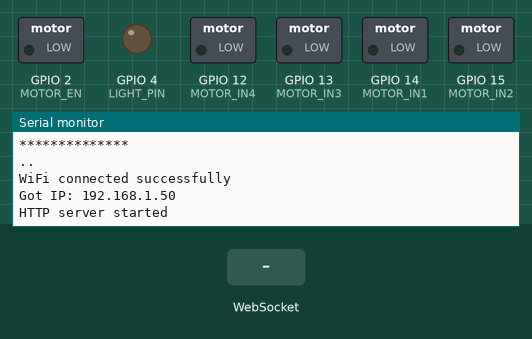
This sketch was run on a simulated ESP32. Parts: switched loads named in the sketch (green lamp = pin HIGH), output pins drawn as LEDs (lit = HIGH), the last lines printed to the serial monitor. The inputs (shaded band) are chosen by the test bench. WiFi joins after 1.5 s; servers stay silent unless stated.

Above: at 3.2 s.
3.3 s: WebSocket text "MoveCar" received
At 3.8 s:
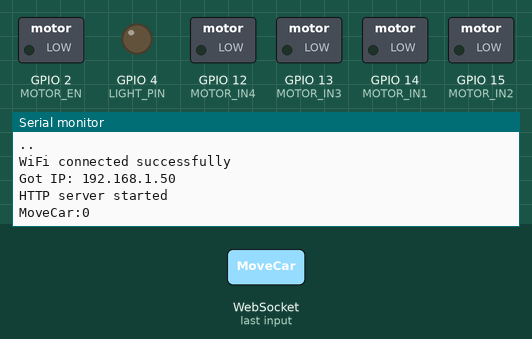
4.8 s: WebSocket text "Speed" received
At 6.0 s:
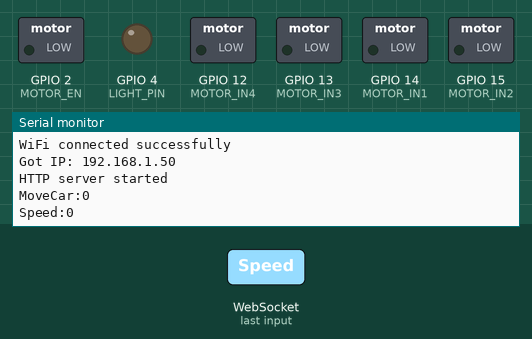
6.3 s: WebSocket text "Light" received
At 7.3 s:
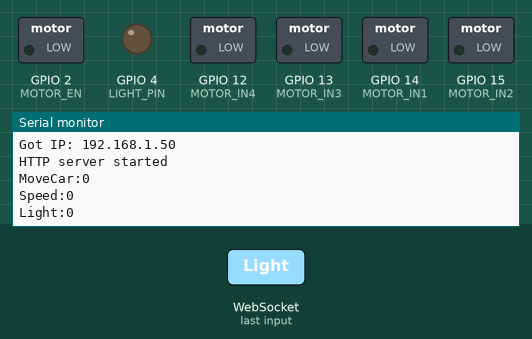

Measured:
- after the input at 3.3 s, the serial monitor: prints a new line at once (image 1)
- after the input at 4.8 s, the serial monitor: prints a new line at once (image 2)
- after the input at 6.3 s, the serial monitor: prints a new line at once (image 3)

The sketch:

esp32-cam-robot-control-webserver.ino
```cpp
#include <Arduino.h>
#include <WiFi.h>
#include <WebServer.h>
#include <WiFiClient.h>
#include <WebSocketsServer.h>
#include "esp_camera.h"
#include <iostream>
#include <sstream>
#include "esp_http_server.h"

#define MOTOR_IN1    14
#define MOTOR_IN2    15
#define MOTOR_IN3    13
#define MOTOR_IN4    12
#define MOTOR_EN     2

#define LIGHT_PIN 4

#define UP 1
#define DOWN 2
#define LEFT 3
#define RIGHT 4
#define STOP 0

#define RIGHT_MOTOR 0
#define LEFT_MOTOR 1

#define FORWARD 1
#define BACKWARD -1

// SSID & Password
const char* ssid = "**************";
const char* password = "*************";

WebServer server(80);  // Object of WebServer(HTTP port, 80 is default)
WebSocketsServer webSocketCarInput = WebSocketsServer(81);

const int PWMFreq = 1000; /* 1 KHz */
const int PWMResolution = 8;
const int PWMSpeedChannel = 2;
const int PWMLightChannel = 3;

int speed = 0;

#define PWDN_GPIO_NUM     32
#define RESET_GPIO_NUM    -1
#define XCLK_GPIO_NUM      0
#define SIOD_GPIO_NUM     26
#define SIOC_GPIO_NUM     27
#define Y9_GPIO_NUM       35
#define Y8_GPIO_NUM       34
#define Y7_GPIO_NUM       39
#define Y6_GPIO_NUM       36
#define Y5_GPIO_NUM       21
#define Y4_GPIO_NUM       19
#define Y3_GPIO_NUM       18
#define Y2_GPIO_NUM        5
#define VSYNC_GPIO_NUM    25
#define HREF_GPIO_NUM     23
#define PCLK_GPIO_NUM     22

String htmlHomePage = R"HTMLHOMEPAGE(
<!DOCTYPE html>
<html>
  <head>
  <meta name="viewport" content="width=device-width, initial-scale=1, maximum-scale=1, user-scalable=no">
    <style>
    .arrows {
      font-size:40px;
      color:green;
    }
    .button {
      background-color:rgba(0, 0, 0, 0.942);
      border-radius:20%;
      padding: 10px 40px;
      box-shadow: 5px 5px #888888;
    }
    .button:active {
      transform: translate(5px,5px);
      box-shadow: none;
    }

    .noselect {
      -webkit-touch-callout: none; /* iOS Safari */
        -webkit-user-select: none; /* Safari */
         -khtml-user-select: none; /* Konqueror HTML */
           -moz-user-select: none; /* Firefox */
            -ms-user-select: none; /* Internet Explorer/Edge */
                user-select: none; /* Non-prefixed version, currently
                                      supported by Chrome and Opera */
    }

    .slidecontainer {
      width: 100%;
    }

    .slider {
      -webkit-appearance: none;
      width: 100%;
      height: 15px;
      border-radius: 5px;
      background: #d3d3d3;
      outline: none;
      opacity: 0.7;
      -webkit-transition: .2s;
      transition: opacity .2s;
    }

    .slider:hover {
      opacity: 1;
    }

    .slider::-webkit-slider-thumb {
      -webkit-appearance: none;
      appearance: none;
      width: 25px;
      height: 25px;
      border-radius: 50%;
      background: green;
      cursor: pointer;
    }

    .slider::-moz-range-thumb {
      width: 25px;
      height: 25px;
      border-radius: 50%;
      background: green;
      cursor: pointer;
    }

    </style>

  </head>
  <body class="noselect" align="center" style="background-color:whitesmoke">

    <!--h2 style="color: teal;text-align:center;">Wi-Fi Camera &#128663; Control</h2-->

    <table id="mainTable" style="width:400px;margin:auto;table-layout:fixed" CELLSPACING=10>
      <tr>
        <td></td>
        <td>
          <button class="button" value="1" onmousedown="toggleCheckbox('1');" ontouchstart="toggleCheckbox('1');" onmouseup="toggleCheckbox('0');" ontouchend="toggleCheckbox('0');">
            <span class="arrows">&#8679;</span>
          </button>
        </td>
        <td></td>
      </tr>
      <tr>
        <td>
          <button class="button" value="3" onmousedown="toggleCheckbox('3');" ontouchstart="toggleCheckbox('3');" onmouseup="toggleCheckbox('0');" ontouchend="toggleCheckbox('0');">
            <span class="arrows">&#8678;</span>
          </button>
        </td>
        <td class="button"></td>
        <td>
          <button class="button" value="4" onmousedown="toggleCheckbox('4');" ontouchstart="toggleCheckbox('4');" onmouseup="toggleCheckbox('0');" ontouchend="toggleCheckbox('0');">
            <span class="arrows">&#8680;</span>
          </button>
        </td>
      </tr>
      <tr>
        <td></td>
        <td>
          <button class="button" value="2" onmousedown="toggleCheckbox('2');" ontouchstart="toggleCheckbox('2');" onmouseup="toggleCheckbox('0');" ontouchend="toggleCheckbox('0');">
            <span class="arrows">&#8681;</span>
          </button>
        </td>
        <td></td>
      </tr>
      <tr/><tr/>
      <tr>
        <td style="text-align:left"><b>Speed:</b></td>
        <td colspan=2>
         <div class="slidecontainer">
            <input type="range" min="0" max="255" value="100" class="slider" id="Speed" oninput='sendButtonInput("Speed",value)'>
          </div>
        </td>
      </tr>
      <tr>
        <td style="text-align:left"><b>Light:</b></td>
        <td colspan=2>
          <div class="slidecontainer">
            <input type="range" min="0" max="255" value="0" class="slider" id="Light" oninput='sendButtonInput("Light",value)'>
          </div>
        </td>
      </tr>
    </table>

    <script>
      var webSocketCarInputUrl = "ws:\/\/" + window.location.hostname + ":81";
      var websocketCarInput;

      function initCarInputWebSocket()
      {
        websocketCarInput = new WebSocket(webSocketCarInputUrl);
        websocketCarInput.onopen = function(event)
        {
          var speedButton = document.getElementById("Speed");
          sendButtonInput("Speed", speedButton.value);
          var lightButton = document.getElementById("Light");
          sendButtonInput("Light", lightButton.value);

          document.querySelectorAll('.button').forEach(button => {
            button.addEventListener('mousedown', () => {
              sendButtonInput('MoveCar', button.value);
            });
            button.addEventListener('mouseup', () => {
              sendButtonInput('MoveCar', '0');
            });
            button.addEventListener('touchstart', () => {
              sendButtonInput('MoveCar', button.value);
            });
            button.addEventListener('touchend', () => {
              sendButtonInput('MoveCar', '0');
            });
          });

        };
        websocketCarInput.onclose   = function(event){setTimeout(initCarInputWebSocket, 2000);};
        websocketCarInput.onmessage = function(event){};
      }

      function initWebSocket()
      {
        initCarInputWebSocket();
      }

      function sendButtonInput(key, value)
      {
        var data = key + "," + value;
        websocketCarInput.send(data);
      }

      window.onload = initWebSocket;
      document.getElementById("mainTable").addEventListener("touchend", function(event){
        event.preventDefault()
      });
    </script>
  </body>
</html>
)HTMLHOMEPAGE";

void moveCar(int inputValue, int inputSpeed) {
  analogWrite(MOTOR_EN, inputSpeed);
  if (inputValue == UP) {
    Serial.println("Forward");
    digitalWrite(MOTOR_IN1, 0);
    digitalWrite(MOTOR_IN2, 1);
    digitalWrite(MOTOR_IN3, 1);
    digitalWrite(MOTOR_IN4, 0);
  } else if (inputValue == DOWN) {
    Serial.println("Backward");
    digitalWrite(MOTOR_IN1, 1);
    digitalWrite(MOTOR_IN2, 0);
    digitalWrite(MOTOR_IN3, 0);
    digitalWrite(MOTOR_IN4, 1);
  } else if (inputValue == LEFT) {
    Serial.println("Left");
    digitalWrite(MOTOR_IN1, 0);
    digitalWrite(MOTOR_IN2, 1);
    digitalWrite(MOTOR_IN3, 0);
    digitalWrite(MOTOR_IN4, 1);
  } else if (inputValue == RIGHT) {
    Serial.println("Right");
    digitalWrite(MOTOR_IN1, 1);
    digitalWrite(MOTOR_IN2, 0);
    digitalWrite(MOTOR_IN3, 1);
    digitalWrite(MOTOR_IN4, 0);
  } else {
    digitalWrite(MOTOR_IN1, 0);
    digitalWrite(MOTOR_IN2, 0);
    digitalWrite(MOTOR_IN3, 0);
    digitalWrite(MOTOR_IN4, 0);
  }
}

void onCarInputWebSocketEvent(uint8_t num, WStype_t type, uint8_t * payload, size_t length) {
  if (type == WStype_TEXT) {
    String text = String((char *)payload);
    int index = text.indexOf(',');
    String key = text.substring(0, index);
    int value = text.substring(index + 1).toInt();

    if (key == "MoveCar") {
      // moveCar(value);
      moveCar(value, speed);
      Serial.print("MoveCar:");
      Serial.println(value);
    } else if (key == "Speed") {
      // ledcWrite(PWMSpeedChannel, value);
      speed = value;
      Serial.print("Speed:");
      Serial.println(value);
    } else if (key == "Light") {
      ledcWrite(PWMLightChannel, value);
      Serial.print("Light:");
      Serial.println(value);
    }
  }
}

void handle_root() {
  server.send(200, "text/html", htmlHomePage);
}

void setup() {
  Serial.begin(115200);
  Serial.println("Try Connecting to ");
  Serial.println(ssid);

  // Connect to your wi-fi modem
  WiFi.begin(ssid, password);

  // Check wi-fi is connected to wi-fi network
  while (WiFi.status() != WL_CONNECTED) {
    delay(1000);
    Serial.print(".");
  }
  Serial.println("");
  Serial.println("WiFi connected successfully");
  Serial.print("Got IP: ");
  Serial.println(WiFi.localIP());  //Show ESP32 IP on serial

  // ledcSetup(PWMSpeedChannel, PWMFreq, PWMResolution);
  // ledcAttachPin(MOTOR_EN, PWMSpeedChannel);

  ledcSetup(PWMLightChannel, PWMFreq, PWMResolution);
  ledcAttachPin(LIGHT_PIN, PWMLightChannel);

  pinMode(MOTOR_EN, OUTPUT);
  pinMode(MOTOR_IN1, OUTPUT);
  pinMode(MOTOR_IN2, OUTPUT);
  pinMode(MOTOR_IN3, OUTPUT);
  pinMode(MOTOR_IN4, OUTPUT);

  server.on("/", handle_root);
  server.begin();
  Serial.println("HTTP server started");

  webSocketCarInput.begin();
  webSocketCarInput.onEvent(onCarInputWebSocketEvent);
}

void loop() {
  server.handleClient();
  webSocketCarInput.loop();
}
```
